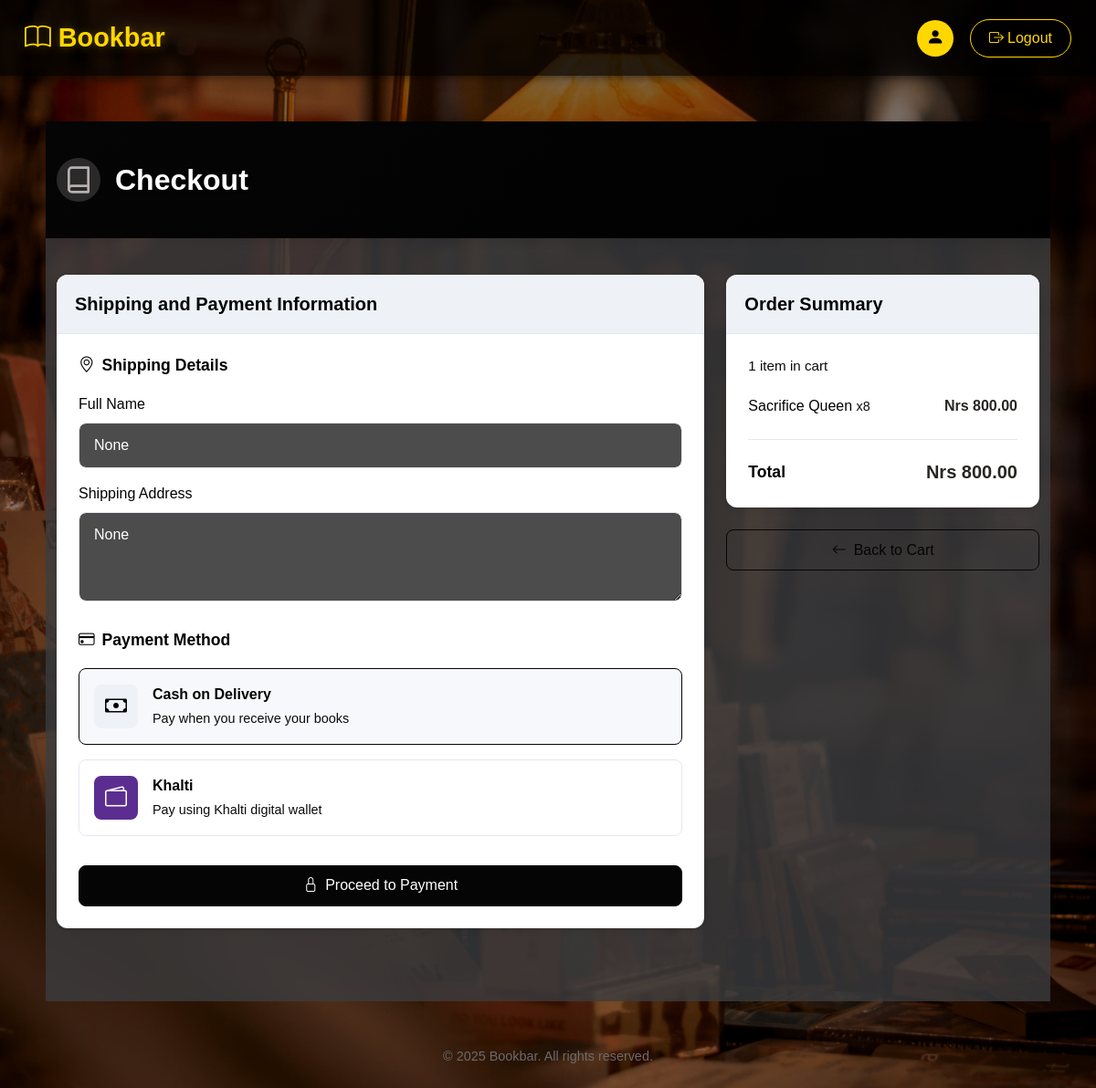
The app's page /product/checkout/ (signed in), older data.
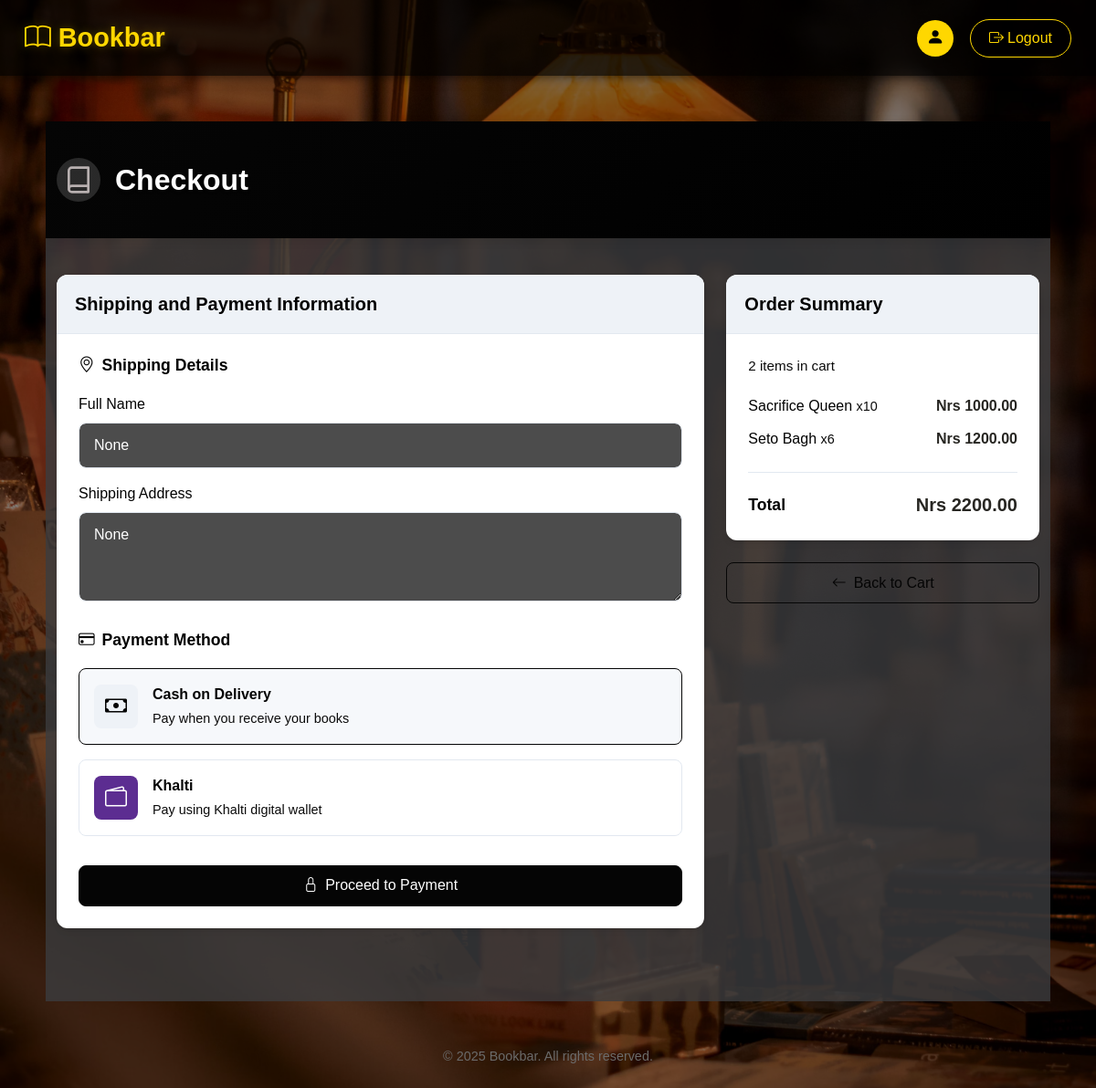
The same page, newer data.
### product/models.py (models this page shows, shortened)
class CartItem(models.Model):
    cart = models.ForeignKey(Cart, related_name='cart_items', on_delete=models.CASCADE)
    book = models.ForeignKey(Book, on_delete=models.CASCADE)
    quantity = models.PositiveIntegerField(default=1)
    def total_price(self):
        return self.book.Price * self.quantity

class Book(models.Model):
    Title= models.CharField(max_length=25)
    Author= models.ForeignKey(Author, on_delete=models.CASCADE)
    Descriptions= models.TextField()
    Genere= models.CharField(max_length=15)
    Price =models.DecimalField(max_digits=6 , decimal_places=2)
    Cover_Page= models.ImageField(upload_to='image/')

### product/views.py (the view)
# urls.py: path('checkout/', views.proceed_to_checkout, name='checkout'),
@login_required
def proceed_to_checkout(request):
    cart = get_object_or_404(Cart, user=request.user)
    cart_items = CartItem.objects.filter(cart=cart)
    if not cart_items.exists():
        return redirect('view_cart')
    total_price = sum(item.book.Price * item.quantity for item in cart_items)
    if request.method == 'POST':
        form = CheckoutForm(request.POST)
        if form.is_valid():
            order = Order.objects.create(
                user=request.user,
                total_price=total_price,
                payment_method=form.cleaned_data['payment_method'],
                shipping_name=form.cleaned_data['shipping_name'],
                shipping_address=form.cleaned_data['shipping_address']
            )
            for item in cart_items:
                OrderItem.objects.create(
                    order=order,
                    book=item.book,
                    quantity=item.quantity,
                    price=item.book.Price
                )
            cart_items.delete()
            return redirect('order_summary', order_id=order.id)
    else:
        form = CheckoutForm()
    return render(request, 'checkout.html', {
        'cart_items': cart_items,
        'total_price': total_price,
        'form': form
    })

### product/forms.py
class CheckoutForm(forms.Form):
    shipping_name = forms.CharField(max_length=100, required=True)
    shipping_address = forms.CharField(widget=forms.Textarea, required=True)
    payment_method = forms.ChoiceField(choices=Order.PAYMENT_METHODS, required=True)

### product/templates/checkout.html (shortened to what the changed rows need)
{% extends 'base.html' %}
{% block content %}
<div class="checkout-container">
    <div class="header-section">
        <div class="container">
            <div class="d-flex justify-content-between align-items-center flex-wrap">
                <div class="header-title">
                    <h1>Checkout</h1>
                </div>
            </div>
        </div>
    </div>
    <div class="container main-content">
        {% if cart_items %}
            <div class="row">
                <div class="col-lg-4 order-lg-2 mb-4">
                    <div class="order-summary">
                        <div class="summary-header">
                            <h3>Order Summary</h3>
                        </div>
                        <div class="summary-body">
                            <div class="items-count">
                                <span>{{ cart_items|length }} item{% if cart_items|length > 1 %}s{% endif %} in cart</span>
                            </div>
                            <div class="summary-items">
                                {% for item in cart_items %}
                                <div class="summary-item">
                                    <div class="item-name">{{ item.book.Title }} <span class="item-quantity">x{{ item.quantity }}</span></div>
                                    <div class="item-price">Nrs {{ item.total_price }}</div>
                                </div>
                                {% endfor %}
                            </div>
                            <div class="summary-divider"></div>
                            <div class="summary-total">
                                <div class="total-label">Total</div>
                                <div class="total-amount">Nrs {{ total_price }}</div>
                            </div>
                        </div>
                    </div>
                    <div class="back-to-cart">
                        <a href="{% url 'view_cart' %}" class="btn custom-btn-outline w-100">
                            <i class="bi bi-arrow-left me-2"></i>Back to Cart
                        </a>
                    </div>
                </div>
                <div class="col-lg-8 order-lg-1">
                    <div class="checkout-form-container">
                        <div class="form-header">
                            <h3>Shipping and Payment Information</h3>
                        </div>
                        <div class="form-body">
                            <form method="POST">
                                <div class="form-section">
                                    <h4 class="section-title">
                                        <i class="bi bi-geo-alt me-2"></i>Shipping Details
                                    </h4>
                                    <div class="mb-3">
                                        <label for="shipping_name" class="form-label">Full Name</label>
                                        <input type="text" id="shipping_name" name="shipping_name" class="form-control" value="{{ form.shipping_name.value }}" required>
                                    </div>
                                    <div class="mb-4">
                                        <label for="shipping_address" class="form-label">Shipping Address</label>
                                        <textarea id="shipping_address" name="shipping_address" class="form-control" rows="3" required>{{ form.shipping_address.value }}</textarea>
                                    </div>
                                </div>
                                <div class="form-section">
                                    <h4 class="section-title">
                                        <i class="bi bi-credit-card me-2"></i>Payment Method
                                    </h4>
                                    <div class="payment-options">
                                        <div class="form-check payment-option">
                                            <label class="form-check-label" for="payment_cash">
                                                <div class="payment-icon">
                                                    <i class="bi bi-cash"></i>
                                                </div>
                                                <div class="payment-details">
                                                    <span class="payment-name">Cash on Delivery</span>
                                                    <span class="payment-description">Pay when you receive your books</span>
                                                </div>
                                            </label>
                                        </div>
                                        <div class="form-check payment-option">
                                            <label class="form-check-label" for="payment_khalti">
                                                <div class="payment-icon khalti-icon">
                                                    <i class="bi bi-wallet2"></i>
                                                </div>
                                                <div class="payment-details">
                                                    <span class="payment-name">Khalti</span>
                                                    <span class="payment-description">Pay using Khalti digital wallet</span>
                                                </div>
                                            </label>
                                        </div>
                                    </div>
                                </div>
                                <div class="checkout-actions">
                                    <button type="submit" class="btn custom-btn-dark w-100">
                                        <i class="bi bi-lock me-2"></i>Proceed to Payment
                                    </button>
                                </div>
                            </form>
                        </div>
                    </div>
                </div>
            </div>
        {% endif %}
    </div>
</div>
{% endblock %}

Row changes from the older to the newer data that the page shows:
changed CartItem "Sacrifice Queen": quantity "8" → "10"; total_price "800.00" → "1000.00"
added CartItem: book.Title "Seto Bagh", quantity "6", total_price "1200.00"
Text that changed along with them:
{{ cart_items|length }}: "1" → "2"
{{ total_price }}: "800.00" → "2200.00"
text now shown: "s"
